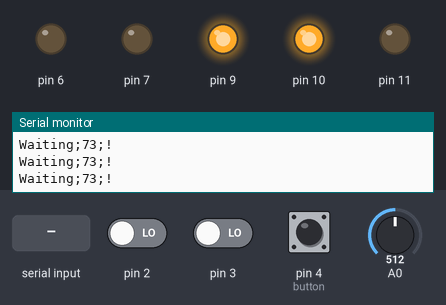
Bench run of a sketch on a simulated Arduino Uno, built with avr-gcc and run on an emulated ATmega328P. Parts: output pins drawn as LEDs (lit = HIGH), the last lines printed to the serial monitor. Dashed ring = blinking. Inputs (shaded band) come from the test bench; at power-on: pin 3 LOW, pin 2 LOW, pin 4 (button) LOW, A0 = 512.

Above: at 1.4 s.
1.5 s: pin 3 driven HIGH
At 2.2 s:
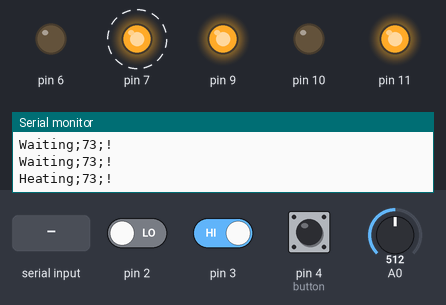
4.5 s: pin 2 driven HIGH
At 6.9 s:
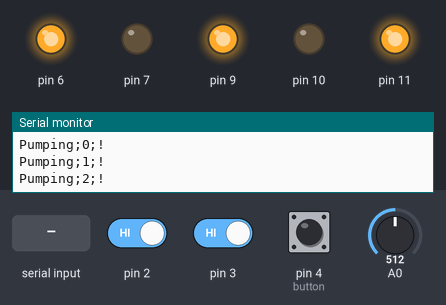
7.2 s: pin 4 (button) pulled HIGH for 0.15 s
At 9.3 s:
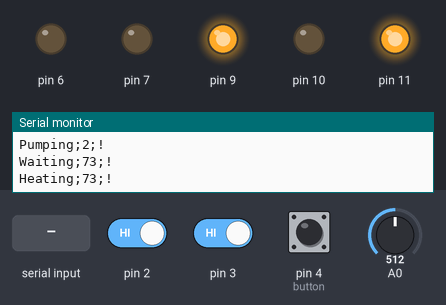
10.3 s: "b" received over Serial
At 11.6 s:
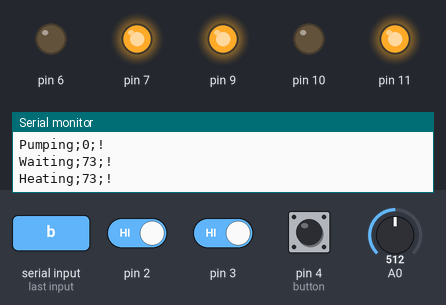
13.3 s: "c" received over Serial
At 15.43 s:
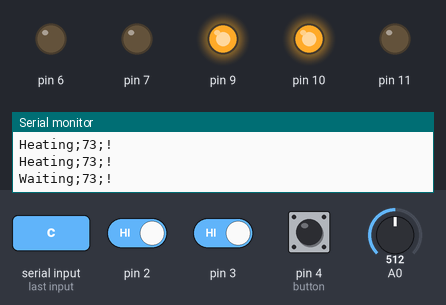
16.3 s: "p" received over Serial
At 20.4 s:
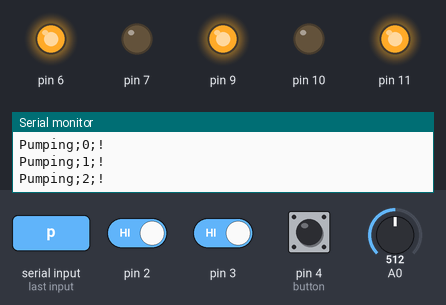
Timing chart, 0 to 20.7 s (numbered marks = the images above; inputs shaded):
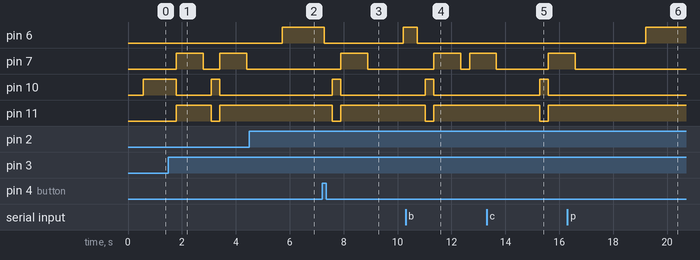

The sketch:

Senseo.ino
```cpp
#include <LiquidCrystal_I2C.h>

#include "Led.h"
#include "Button.h"
#include "Boiler.h"
#include "Pump.h"
#include "SerialRpi.h"
#include "CustomChars.h"

Led led(9,10,11);
Button button(4,3,2);
Boiler boiler(7, A0);
Pump pump(6);
LiquidCrystal_I2C lcd(0x27, 20, 4);

void setup() {
  Serial.begin(115200);
  SerialRpi::serial_init();
  CustomChars::init_lcd(lcd);
  lcd.setCursor(1,0);
  lcd.print("Senseo Online v2.0");
}

void loop() {
  delay(300);
  while(Serial.available()) {
    char character = Serial.read();
    if (character == 'c') cycle();
    if (character == 'b') c_boiler();
    if (character == 'p') c_pump();
  }
  if (button.get_main()) cycle();
  if (button.get_a()) c_boiler();
  if (button.get_b()) c_pump();
  lcd.setCursor(0,1);
  lcd.print("En attente d'ordres!");
  SerialRpi::serial("Waiting", boiler.get_temp());
  actuTempLcd();
  boiler.off();
  pump.off();
  led.green();
}

void cycle() {
  c_boiler();
  c_pump();
}

void c_boiler() {
  int oldpercent=0;
  int startpercent=boiler.get_temp_raw();
  CustomChars::update_pbar(lcd, 0);
  lcd.setCursor(2,2);
  lcd.print("Chauffe en cours");
  SerialRpi::serial("Heating", boiler.get_temp());
  boiler.on();
  led.red();
  delay(1000);
  while (!boiler.is_max_temp()) {
    if(Serial.available() || button.get_main()) break;
    int percent = (boiler.get_temp_raw()-startpercent)*100/(boiler.get_temp_max()-startpercent+10);
    if (percent < 0) percent = 0;
    if (percent > 100) percent = 100;
    if (percent > oldpercent) {
      CustomChars::update_pbar(lcd, percent);
      actuTempLcd();
    }
  }
  boiler.off();
  CustomChars::clear_line(lcd, 1);
  CustomChars::clear_line(lcd, 2);
  delay(300);
}

void c_pump() {
  led.red();
  lcd.setCursor(2,2);
  lcd.print("Cafe en cours...");
  delay(1000);
  for(int i=0;i<100;i++) {
    pump.on();
    if(Serial.available() || button.get_main()) break;
    SerialRpi::serial("Pumping", i);
    CustomChars::update_pbar(lcd, i);
    actuTempLcd();
    delay(500);
  }
  pump.off();
  CustomChars::clear_line(lcd, 1);
  CustomChars::clear_line(lcd, 2);
  delay(300);
}

void actuTempLcd() {
  lcd.setCursor(2,3);
  lcd.print("Bouilleur : ");
  lcd.print(boiler.get_temp());
  lcd.write(6);
  lcd.print("C");
}
```

Boiler.cpp
```cpp
#include "Boiler.h"

int max_temp = 410;

Boiler::Boiler(int pin_boiler, int pin_sensor) {
  this->pin_boiler = pin_boiler;
  this->pin_sensor = pin_sensor;
  pinMode(pin_boiler, OUTPUT);
}
void Boiler::off() {
  digitalWrite(pin_boiler, LOW);
}
void Boiler::on() {
  digitalWrite(pin_boiler, HIGH);
}
boolean Boiler::state() {
  return digitalRead(pin_boiler);
}
boolean Boiler::is_max_temp() {
  return (get_temp_raw()>=max_temp);
}
int Boiler::get_temp() {
  int temp_about = (get_temp_raw()/7);
  if (temp_about < 20) return 20;
  if (temp_about > 99) return 99;
  return (temp_about);
}
int Boiler::get_temp_raw() {
  return analogRead(pin_sensor);
}
int Boiler::get_temp_max() {
  return max_temp;
}
```

Boiler.h
```cpp
#ifndef Boiler_h
#define Boiler_h

#include "Arduino.h"

class Boiler
{
  public:
    Boiler(int, int);
    void off();
    void on();
    boolean state();
    boolean is_max_temp();
    int get_temp();
    int get_temp_raw();
    int get_temp_max();
  private:
    int pin_boiler, pin_sensor;
};

#endif
```

Button.cpp
```cpp
#include "Button.h"

Button::Button(int pin_main, int pin_a, int pin_b) {
  this->pin_main = pin_main;
  this->pin_a = pin_a;
  this->pin_b = pin_b;
  pinMode(pin_main, INPUT);
  pinMode(pin_a, INPUT);
  pinMode(pin_b, INPUT);
}
boolean Button::get_main() {
  return digitalRead(pin_main);
}
boolean Button::get_a() {
  return digitalRead(pin_a);
}
boolean Button::get_b() {
  return digitalRead(pin_b);
}
```

Button.h
```cpp
#ifndef Button_h
#define Button_h

#include "Arduino.h"

class Button
{
  public:
    Button(int, int, int);
    boolean Button::get_main();
    boolean Button::get_a();
    boolean Button::get_b();
  private:
    int pin_main, pin_a, pin_b;
};

#endif
```

CustomChars.cpp
```cpp
#include "CustomChars.h"

void CustomChars::init_lcd(LiquidCrystal_I2C lcd) {
  lcd.begin();
  lcd.backlight();

  byte start_empty[8] = { B01111, B10000, B10000, B10000, B10000, B10000, B10000, B01111 };
  byte start_full[8] = { B01111, B10000, B10111, B10111, B10111, B10111, B10000, B01111 };

  byte mid_empty[8] = { B11111, B00000, B00000, B00000, B00000, B00000, B00000, B11111 };
  byte mid_full[8] = { B11111, B00000, B11111, B11111, B11111, B11111, B00000, B11111 };

  byte end_empty[8] = { B11110, B00001, B00001, B00001, B00001, B00001, B00001, B11110 };
  byte end_full[8] = { B11110, B00001, B11101, B11101, B11101, B11101, B00001, B11110 };

  byte celcius[8] = { B00110, B01001, B01001, B00110, B00000, B00000, B00000, B00000 };

  lcd.createChar(0, start_empty);
  lcd.createChar(1, start_full);
  lcd.createChar(2, mid_empty);
  lcd.createChar(3, mid_full);
  lcd.createChar(4, end_empty);
  lcd.createChar(5, end_full);
  lcd.createChar(6, celcius);
}
void CustomChars::update_pbar(LiquidCrystal_I2C lcd, int percent) {
  lcd.setCursor(0,1);
  if (percent < 2) lcd.write(0);
  else lcd.write(1);

  for (int i = 1; i <= 18; i++) {
    lcd.setCursor(i,1);
    if ((percent+3)/5 > i) lcd.write(3);
    else lcd.write(2);
  }

  lcd.setCursor(19,1);
  if (percent < 97) lcd.write(4);
  else lcd.write(5);
}
void CustomChars::clear_line(LiquidCrystal_I2C lcd, int line) {
  lcd.setCursor(0, line);
  lcd.print("                    ");
}
```

CustomChars.h
```cpp
#ifndef CustomChars_h
#define CustomChars_h

#include "Arduino.h"
#include <LiquidCrystal_I2C.h>

class CustomChars
{
  public:
    static void init_lcd(LiquidCrystal_I2C);
    static void update_pbar(LiquidCrystal_I2C, int);
    static void clear_line(LiquidCrystal_I2C, int);
};

#endif
```

Led.cpp
```cpp
#include "Led.h"

Led::Led(int pin_gnd, int pin_red, int pin_green) {
  this->pin_gnd = pin_gnd;
  this->pin_red = pin_red;
  this->pin_green = pin_green;
  pinMode(pin_gnd, OUTPUT);
  pinMode(pin_red, OUTPUT);
  pinMode(pin_green, OUTPUT);
  digitalWrite(pin_gnd, HIGH);
}
void Led::off() {
  raw_red(0);
  raw_green(0);
}
void Led::green() {
  raw_red(0);
  raw_green(255);
}
void Led::red() {
  raw_red(255);
  raw_green(0);
}
void Led::orange() {
  raw_red(255);
  raw_green(255);
}
void Led::raw_red(int dim) {
  digitalWrite(pin_red, 255-dim);
}
void Led::raw_green(int dim) {
  digitalWrite(pin_green, 255-dim);
}
```

Led.h
```cpp
#ifndef Led_h
#define Led_h

#include "Arduino.h"

class Led
{
  public:
    Led(int, int, int);
    void off();
    void green();
    void red();
    void orange();
    void raw_red(int dim);
    void raw_green(int dim);
  private:
    int pin_gnd, pin_red, pin_green;
};

#endif
```

Pump.cpp
```cpp
#include "Pump.h"

Pump::Pump(int pin_pump) {
  this->pin_pump = pin_pump;
  pinMode(pin_pump, OUTPUT);
}
void Pump::off() {
  digitalWrite(pin_pump, LOW);
}
void Pump::on() {
  digitalWrite(pin_pump, HIGH);
}
boolean Pump::state() {
  return digitalRead(pin_pump);
}
```

Pump.h
```cpp
#ifndef Pump_h
#define Pump_h

#include "Arduino.h"

class Pump
{
  public:
    Pump(int);
    void off();
    void on();
    boolean state();
  private:
    int pin_pump;
};

#endif
```

SerialRpi.cpp
```cpp
#include "SerialRpi.h"

void SerialRpi::serial(char* text, int temp) {
  Serial.println("");
  Serial.print(text);
  Serial.print(";");
  Serial.print(temp);
  Serial.print(";!");
}
void SerialRpi::serial_init() {
  for(int i=0;i<100;i++) serial("Booting...", 20);
}
```

SerialRpi.h
```cpp
#ifndef SerialRpi_h
#define SerialRpi_h

#include "Arduino.h"

class SerialRpi
{
  public:
    static void serial(char*, int);
    static void serial_init();
};

#endif
```

Measured:
- after the input at 1.5 s, pin 7: alternates HIGH for 1.0 s and LOW for 0.62 s, starting after 0.29 s; pin 10: HIGH → LOW after 0.29 s, → HIGH 1.3 s later, → LOW 0.32 s later; pin 11: LOW → HIGH after 0.29 s, → LOW 1.3 s later, → HIGH 0.32 s later
- after the input at 4.5 s, pin 6: LOW → HIGH after 1.2 s; pin 7: stays LOW (without the input it goes to HIGH after 0.54 s); pin 10: stops changing and stays LOW; pin 11: stops changing and stays HIGH
- after the input at 7.2 s, pin 6: HIGH → LOW after 0.07 s, → HIGH 2.9 s later; pin 7: LOW → HIGH after 0.70 s, → LOW 1.0 s later; pin 10: LOW → HIGH after 0.38 s, → LOW 0.32 s later; pin 11: HIGH → LOW after 0.38 s, → HIGH 0.32 s later
- after the input at 10.3 s, pin 6: HIGH → LOW after 0.42 s; pin 7: LOW → HIGH after 1.0 s, → LOW 1.0 s later, → HIGH 0.32 s later; pin 10: LOW → HIGH after 0.73 s, → LOW 0.32 s later; pin 11: HIGH → LOW after 0.73 s, → HIGH 0.32 s later
- after the input at 13.3 s, pin 6: stays LOW (without the input it goes to HIGH after 1.7 s); pin 10: LOW → HIGH after 2.0 s, → LOW 0.32 s later; pin 11: HIGH → LOW after 2.0 s, → HIGH 0.32 s later
- after the input at 16.3 s, pin 6: LOW → HIGH after 2.9 s instead of 1.6 s
